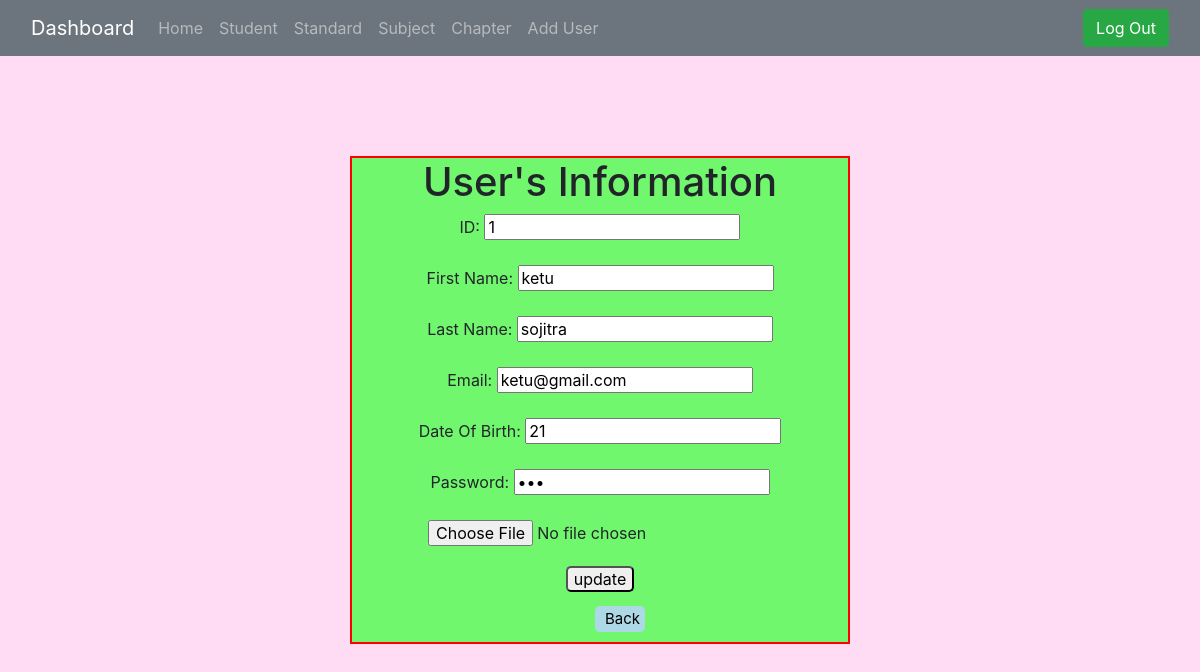
The app's page /updateData.php?id=1 (signed in) with its own data.
### tables this page shows
CREATE TABLE `userdata` (
  `id` int NOT NULL,
  `firstname` varchar(255) NOT NULL,
  `lastname` varchar(255) NOT NULL,
  `email` varchar(255) NOT NULL,
  `age` int NOT NULL,
  `password` varchar(255) NOT NULL,
  `image` varchar(255) DEFAULT NULL
);

### updateData.php (the view, shortened to what this page needs)
<?php
include "navbar.php";
?>
<?php
if (isset($_GET['id'])) {
    require "db.php";
    $id = $_GET['id'];
    $query = "SELECT * FROM `userdata` WHERE `id` = '$id'";
    $result = mysqli_query($conn, $query);
    $row = mysqli_fetch_array($result);
?>
    <!DOCTYPE html>
    <html lang="en">
    <head>
    <body>
        <div class="container">
            <h1>User's Information</h1>
            <form action="" method="post" enctype="multipart/form-data">
                <label>ID:</label>
                <input readonly type="text" name="id" value="<?php echo $row['id'] ?>"><br><br>
                <label>First Name:</label>
                <input type="text" name="firstname" value="<?php echo $row['firstname'] ?>"><br><br>
                <label>Last Name:</label>
                <input type="text" name="lastname" value="<?php echo $row['lastname'] ?>"><br><br>
                <label>Email:</label>
                <input type="text" name="email" value="<?php echo $row['email'] ?>"><br><br>
                <label>Date Of Birth:</label>
                <input type="text" name="age" value="<?php echo $row['age'] ?>"><br><br>
                <label>Password:</label>
                <input type="password" name="password" value="<?php echo $row['password'] ?>"><br><br>
                <input type="file" name="imgToUpload" id="imgToUpload" value="upload your profile picture" accept=".jpg, .png, .jpeg"><br><br>
                <input class="sbtn" type="submit" value="update" name="update"><br><br>
                <a id='back' href='dashboard.php'>Back</a>
            </form>
        </div>
    </body>
    </html>
<?php
}
?>

### updateData.php (style rules this page uses)
body { background-color: #ffdcf3; }
.container { display: flex; flex-direction: column; justify-content: center; text-align: center; background-color: #49ff49c7; border: 2px solid red; margin-left: 350px; width: 500px; line-height: 20px; margin-top: 100px; }
.sbtn { border-radius: 5px; ; }
#back { display: block; margin: -6px 0px 10px 228px; color: black; text-decoration: none; background: lightblue; border-radius: 5px; padding: 3px 10px; width: 50px; border: none; font-size: 15px; }

### records on screen
userdata: id "1", firstname "ketu", lastname "sojitra", email "ketu@gmail.com", age "21"
